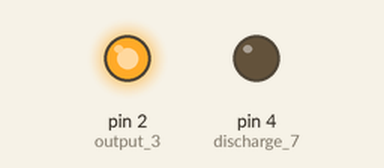
A sketch run on a simulated Arduino Uno, built with avr-gcc and run on an emulated ATmega328P. Shown: output pins drawn as LEDs (lit = HIGH).

Above: at 0.1 s.
Timing chart, 0 to 1.6 s (numbered marks = the images above):
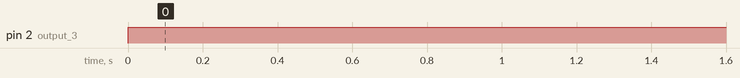

The sketch:

simulador-555-Arduino-UNO-R00.ino
```cpp
#define trigger_2 A0
#define control_5 A1
#define threshold_6 A2
#define output_3 2
#define reset_4 3
#define discharge_7 4

void setup() {

  pinMode(output_3, OUTPUT);
  pinMode(reset_4, INPUT);
  pinMode(discharge_7, OUTPUT);

}

void loop() {
 if (trigger_2 <= 341){ // IF trigger pin voltage is smaller than 33% of the supply voltage

  digitalWrite(output_3, HIGH); // Output pin goes HIGH
  digitalWrite(discharge_7, LOW); // Discharge pin goes OFF


 } else if ( threshold_6 >= 682){
  digitalWrite(output_3, LOW); // Output pin goes HIGH
  digitalWrite(discharge_7, HIGH); // Discharge pin goes OFF
 }

}
```

Measured:
- by itself, pin 2 (output_3): LOW → HIGH at 0.00 s
